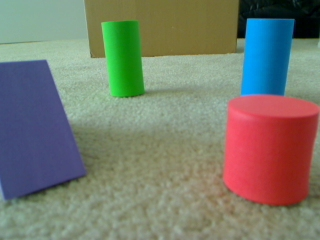
#> input picture Simple Obstacle Avoidance/images/scene1.jpg, 320 x 240 px
$ python main.py
#> lines starting #> are read from the running program, lines starting #| are printed output that depends on the picture; after the words box and inside, x2 and y2 are one past the last pixel; in counts of white or black regions, pixels touching at a corner belong together
import cv2
import numpy as np

# Change the image path to test out other images
img = cv2.imread("images/scene1.jpg")
#> img is the input picture: shape (240, 320, 3); mean B, G, R 110.1, 123.9, 120.2

cv2.imshow("Original", img)
# Step 1: Edge Detection
result = cv2.Canny(img, 20, 200)
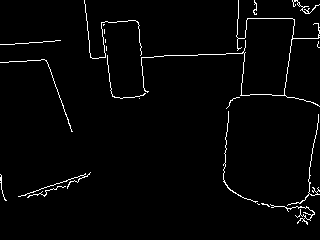
#> result: shape (240, 320); 2.3% white in thin lines or dots
cv2.imshow("Edges", result)

# Step 2: BottomFill
height, width, channels = img.shape
#> height = 240; width = 320; channels = 3
print(height, width)
#| 240 320
for col in range(width):
    for row in range(height-1, 0, -1):
        if (result[row, col] == 255):
            break
        result[row,col] = 255
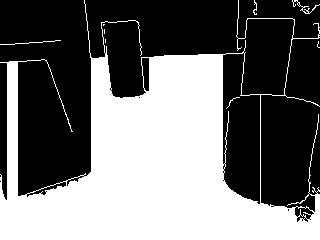
#> result: shape (240, 320); 44.1% white; 9 white regions (4 under 20 px), largest, box (x1, y1, x2, y2) and area: (0, 0, 320, 240) 33669, (292, 0, 320, 14) 74, (0, 40, 61, 45) 61, (253, 0, 257, 15) 26, (226, 97, 240, 109) 20
cv2.imshow("BottomFilled", result)

# Step 3: Erosion
kernel = np.ones((30,30),np.uint8)
result = cv2.erode(result, kernel, iterations=1)
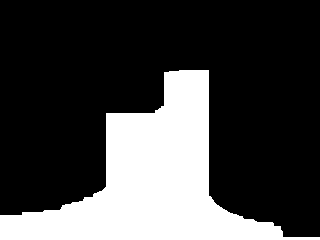
#> result: shape (240, 320); 26.7% white; 1 white region, box (x1, y1, x2, y2) and area: (0, 70, 320, 240) 20481
cv2.imshow("Eroded", result)

# Step 4: Find max safe point
maxPoint = (0, height-1)    # bottom row, first column
#> maxPoint = (0, 239)
for col in range(width):
    for row in range(height-1, 0, -1):
        if (result[row, col] == 0):
            break
        if row < maxPoint[1]:
            maxPoint = (col, row)
#> after the loop, maxPoint = (179, 70)

# Step 5: Draw the maxpoint on the original
center_coordinates = maxPoint
#> center_coordinates = (179, 70)
radius = 5
color = (255, 0, 0) # BLue in BGR
thickness = 2
result = cv2.circle(img, center_coordinates, radius, color, thickness)
#> result: shape (240, 320, 3)
cv2.imshow("Max Point", result)

# Step 6: Choose robot direction (left if maxpoint in left third, right for right third, straight for middle third)
x = maxPoint[0]
#> x = 179
if (x < width/3):
    print("Move to the Left!")
elif (x > (2*width)/3):
    print("Move to the Right!")
else:
    print("Move straight forward!")

#waits for user to press any key
# (this is necessary to avoid Python from stopping)
cv2.waitKey(0)

cv2.destroyAllWindows()
